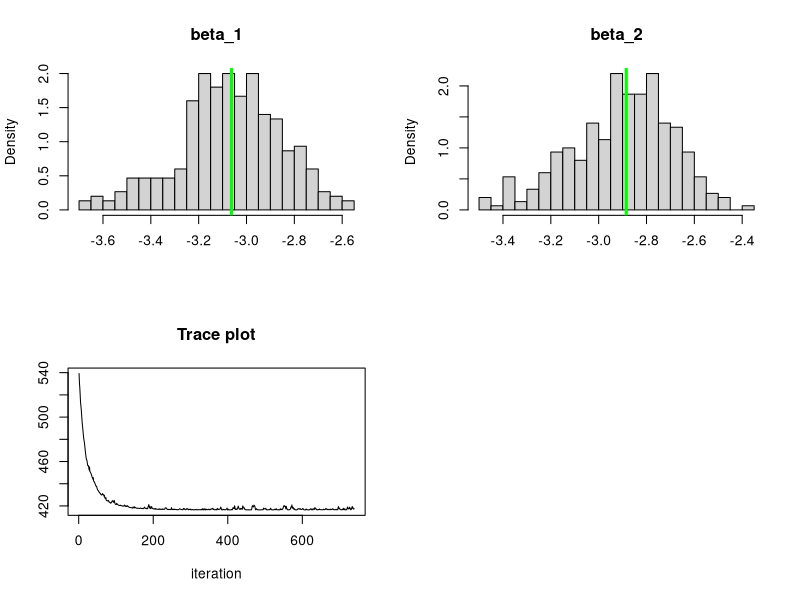

Reproduce this figure in R. (Note: a time limit stopped this script after it produced the figure.)

# Gradient descent with some adaptive tuning and max iterations
GD = function( gradient, f, eta=.01, x0, epsilon=10^-6, max_iter=10^4){

	t = 2
	trace = matrix( NA, ncol=length(x0), nrow=max_iter)
	trace[1:2,] =	rbind( x0, x0 + 2*epsilon)
	neg_l = f(trace[t,])
	# Begin the gradient descent algorithm
	while( sum((trace[t,] - trace[t-1,])^2)^.5 >= epsilon & t < max_iter ){
		
		# Update the parameters
		trace[t+1,] = trace[t,] - eta * gradient(trace[t,])
	  #print(trace[t+1,])		
		t = t +1
		
		# If negative log-likelihood increases, then reduce learning rate
		neg_l_new = f(trace[t,]) 
		#cat(neg_l_new, "  ", neg_l, "\n")
		if(neg_l_new >= neg_l) eta = eta * .9 
		neg_l = neg_l_new
	}
	cat("final learning rate = ", eta, "\n")
	
	if(t == max_iter){
		print("Warning: max iterations exceeded")
		trace[max_iter,] = NA
	}
		
	return(trace[1:t,])
}


# Generate synthetic logistic regrerssion data and implement a simulation study 
# to observe the sampling distribution of the MLE of the coefficients computed
# via gradient descent
n = 1000
p = 2
beta = runif( n=p, min=1, max=5) * (-1)^(runif(p) < .5)
X = cbind( 1, matrix( rnorm(n*(p-1)), ncol=p-1))

num_sims = 300
sampling_dist = matrix( NA, num_sims, p);
for(k in 1:num_sims){
	
	# Generate a synthetic data set
	py = 1 / ( 1 + exp(-X %*% beta))
	y = c(runif(n) < py)
	
	df = function(b){
		sigmoid = 1 / (1 + exp(-c(X %*% b)))
		return( colSums((sigmoid - y) * X) )
	}
	
	neg_l = function(b){
		sigmoid = 1 / (1 + exp(-c(X %*% b)) +10^-6) # 10^-6 for numerical stability
		return( -sum(y * log(sigmoid) + (1 - y) * log(1 - sigmoid)) )
	}
	
	b0 = runif(p) * 2*sqrt(6/p) + (-sqrt(6/p))
	trace = GD( gradient=df, f=neg_l, x0=b0)
	sampling_dist[k,] = tail( trace, 1)
	
	print(k)
}


# Plot the sampling distribution of the components of the MLEs
par(mfrow=c(2,2))
for(j in 1:p){
	hist( sampling_dist[,j], breaks=floor(sqrt(num_sims)), main=paste0("beta_",j),
	      xlab=NA, freq=F)
	abline( v=beta[j], col="green", lwd=3)
} 




# -----------------------------------------------------------------------------
# Stochastic gradient descent
SGD = function( r, n, gradient, eta=.01, x0, epsilon=10^-3, max_iter=10^4){

	t = 2
	trace = matrix( NA, ncol=length(x0), nrow=max_iter)
	trace[1:2,] =	rbind( x0, x0 + 2*epsilon)
	# Begin the gradient descent algorithm
	while( sum((trace[t,] - trace[t-1,])^2)^.5 >= epsilon & t < max_iter ){
		
		index = sample( 1:n, size=r, replace=F)
		
		# Update the parameters
		trace[t+1,] = trace[t,] - eta * gradient( trace[t,], index)
	  #print(trace[t+1,])		
		t = t +1
	}
	cat("final learning rate = ", eta, "\n")
	
	if(t == max_iter){
		print("Warning: max iterations exceeded")
		trace[max_iter,] = NA
	}
		
	return(trace[1:t,])
}


# Test on sythetic logistic regrerssion data
n = 2000
p = 2
beta = runif( n=p, min=1, max=5) * (-1)^(runif(p) < .5)
X = cbind( 1, matrix( rnorm(n*(p-1)), ncol=p-1))

py = 1 / ( 1 + exp(-X %*% beta))
y = c(runif(n) < py)

df_r = function( b, index){
	sigmoid = 1 / (1 + exp(-c(X[index,] %*% b)))
	return( colSums((sigmoid - y[index]) * X[index,]) )
}

b0 = runif(p) * 2*sqrt(6/p) + (-sqrt(6/p))
trace = SGD( r=100, n=n, gradient=df_r, x0=b0); tail( trace, 2); beta

# Plot the trace of the negative log-likelihood
neg_l_r = function( b, index){
	sigmoid = 1 / (1 + exp(-c(X[index,] %*% b)) +10^-6) 
	return( -sum(y[index] * log(sigmoid) + (1 - y[index]) * log(1 - sigmoid)) )
}
profile = rep( NA, nrow(trace))
for(t in 1:nrow(trace)) profile[t] = neg_l_r( b=trace[t,], index=1:n)
plot( profile[-c(1:10)], main="Trace plot", xlab="iteration", ylab=NA, type="l")


# Generate synthetic logistic regrerssion data and implement a simulation study 
# to observe the sampling distribution of the MLE of the coefficients computed
# via stochastic gradient descent
num_sims = 300
sampling_dist = matrix( NA, num_sims, p);
for(k in 1:num_sims){
	
	# Generate a synthetic data set
	py = 1 / ( 1 + exp(-X %*% beta))
	y = c(runif(n) < py)

	b0 = runif(p) * 2*sqrt(6/p) + (-sqrt(6/p))
	trace = SGD( r=1000, n=n, gradient=df_r, x0=b0)
	sampling_dist[k,] = tail( trace, 1)
	
	print(k)
}


# Plot the sampling distribution of the components of the MLEs
par(mfrow=c(2,2))
for(j in 1:p){
	hist( sampling_dist[,j], breaks=floor(sqrt(num_sims)), main=paste0("beta_",j),
	      xlab=NA, freq=F)
	abline( v=beta[j], col="green", lwd=3)
} 




# -----------------------------------------------------------------------------
# Mini batch gradient descent
MBGD = function( r, n, gradient, eta=.01, x0, epsilon=10^-3, max_iter=10^4){

	t = 2
	trace = matrix( NA, ncol=length(x0), nrow=max_iter*n)
	trace[1:2,] =	rbind( x0, x0 + 2*epsilon)
	# Begin the gradient descent algorithm
	while( sum((trace[t,] - trace[t-1,])^2)^.5 >= epsilon & t < max_iter ){
		
		for(s in 0:(floor(n/r)-1)){
			index = (s*r +1):(s*r +r)
		
			# Update the parameters
			trace[t+1,] = trace[t,] - eta * gradient( trace[t,], index)
		  #print(trace[t+1,])		
			t = t +1
		}
	}
	cat("final learning rate = ", eta, "\n")
	
	if(t == max_iter){
		print("Warning: max iterations exceeded")
		trace[max_iter,] = NA
	}
		
	return(trace[1:t,])
}


# Test on sythetic logistic regrerssion data
n = 1000
p = 2
beta = runif( n=p, min=1, max=5) * (-1)^(runif(p) < .5)
X = cbind( 1, matrix( rnorm(n*(p-1)), ncol=p-1))

py = 1 / ( 1 + exp(-X %*% beta))
y = c(runif(n) < py)

b0 = runif(p) * 2*sqrt(6/p) + (-sqrt(6/p))
trace = MBGD( r=100, n=n, gradient=df_r, x0=b0); tail( trace, 2); beta

# Plot the trace of the negative log-likelihood
profile = rep( NA, nrow(trace))
for(t in 1:nrow(trace)) profile[t] = neg_l_r( b=trace[t,], index=1:n)
plot( profile[-c(1:1000)], main="Trace plot", xlab="iteration", ylab=NA, type="l")


# Generate synthetic logistic regrerssion data and implement a simulation study 
# to observe the sampling distribution of the MLE of the coefficients computed
# via stochastic gradient descent
num_sims = 300
sampling_dist = matrix( NA, num_sims, p);
for(k in 1:num_sims){
	
	# Generate a synthetic data set
	py = 1 / ( 1 + exp(-X %*% beta))
	y = c(runif(n) < py)

	b0 = runif(p) * 2*sqrt(6/p) + (-sqrt(6/p))
	trace = MBGD( r=100, n=n, gradient=df_r, x0=b0)
	sampling_dist[k,] = tail( trace, 1)
	
	print(k)
}


# Plot the sampling distribution of the components of the MLEs
par(mfrow=c(2,2))
for(j in 1:p){
	hist( sampling_dist[,j], breaks=floor(sqrt(num_sims)), main=paste0("beta_",j),
	      xlab=NA, freq=F)
	abline( v=beta[j], col="green", lwd=3)
} 
